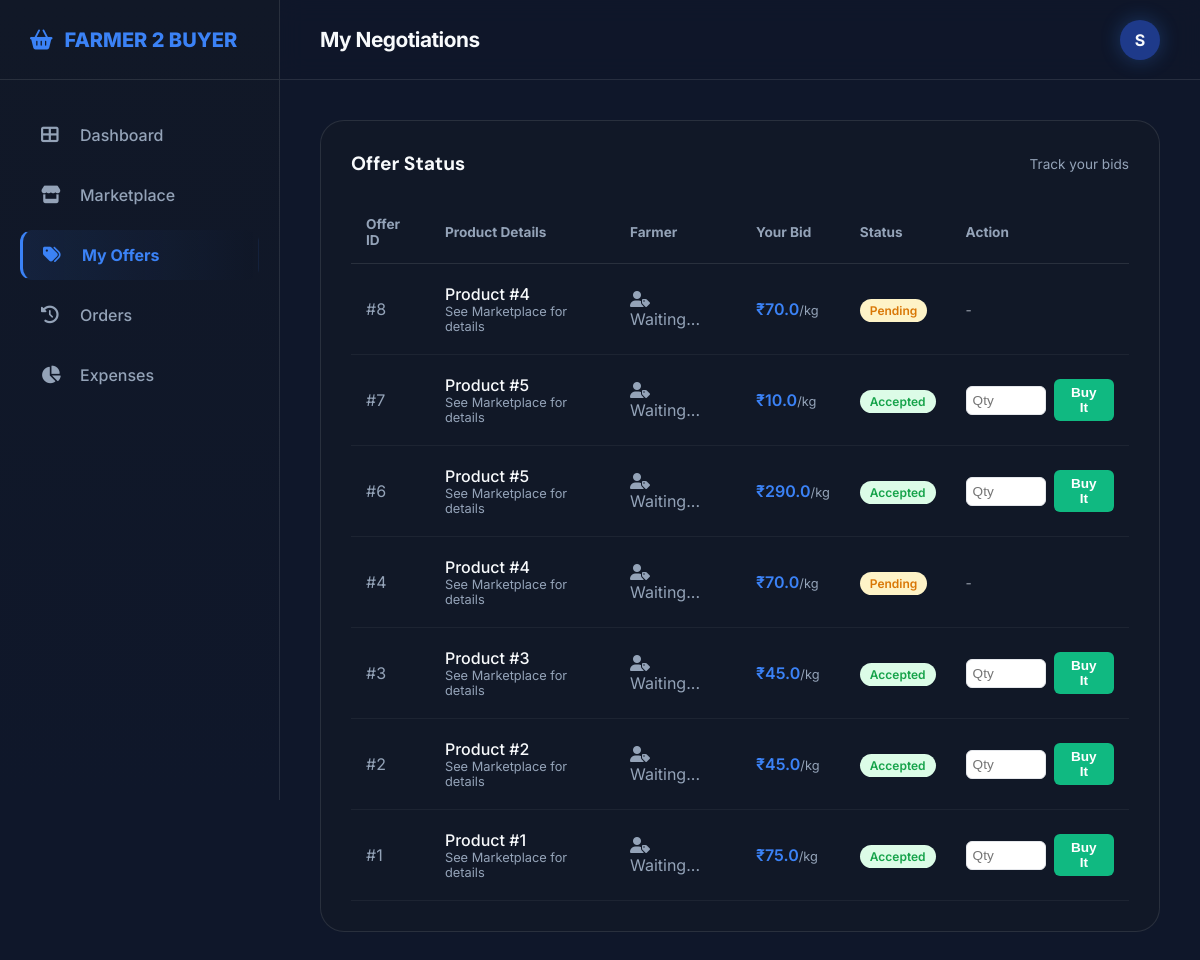
The page /buyer/offers (signed in) on the database its author committed.
### app/models.py (models this page shows)
class Offer(db.Model):
    id = db.Column(db.Integer, primary_key=True)
    product_id = db.Column(db.Integer, db.ForeignKey('product.id'))
    buyer_id = db.Column(db.Integer, db.ForeignKey('user.id'))
    offer_price = db.Column(db.Float, nullable=False)
    status = db.Column(db.String(20), default='Pending') # Pending, Accepted, Rejected
    buyer = db.relationship('User', foreign_keys=[buyer_id])
    product = db.relationship('Product', foreign_keys=[product_id])

### app/routes/buyer.py (the view)
@buyer_bp.route('/offers')
def offers():
    if session.get('role') != 'buyer': return redirect(url_for('buyer.login'))
    my_offers = Offer.query.filter_by(buyer_id=session['user_id']).order_by(Offer.id.desc()).all()
    return render_template('buyer/offers.html', offers=my_offers)

### app/templates/buyer/offers.html (shortened to what this page needs)
{% extends 'base.html' %}
{% block content %}
<link rel="stylesheet" href="{{ url_for('static', filename='css/buyer_dashboard.css') }}">
<div class="dashboard-wrapper">
    <aside class="buyer-sidebar">
        <div class="brand-section">
            <i class="fas fa-shopping-basket"></i> FARMER 2 BUYER
        </div>
        <nav class="sidebar-menu">
            <a href="{{ url_for('buyer.dashboard') }}" class="menu-item">
                <i class="fas fa-th-large"></i> Dashboard
            </a>
            <a href="{{ url_for('buyer.marketplace') }}" class="menu-item">
                <i class="fas fa-store"></i> Marketplace
            </a>
            <a href="{{ url_for('buyer.offers') }}" class="menu-item active">
                <i class="fas fa-tags"></i> My Offers
            </a>
            <a href="{{ url_for('buyer.history') }}" class="menu-item">
                <i class="fas fa-history"></i> Orders
            </a>
            <a href="{{ url_for('buyer.analytics') }}" class="menu-item">
                <i class="fas fa-chart-pie"></i> Expenses
            </a>
        </nav>
    </aside>
    <main class="main-area">
        <header class="top-bar">
            <div class="page-title">My Negotiations</div>
            <div class="user-snippet">
                <div class="user-avatar-circle">
                    {{ session['username'][0]|upper }}
                </div>
            </div>
        </header>
        <div class="content-pad">
            <div class="dash-card">
                <div class="card-header">
                    <h3 class="card-title">Offer Status</h3>
                    <span style="font-size: 0.85rem; color: var(--text-secondary);">Track your bids</span>
                </div>
                <div class="table-responsive">
                    {% if offers %}
                    <table class="txn-table">
                        <thead>
                            <tr>
                                <th>Offer ID</th>
                                <th>Product Details</th>
                                <th>Farmer</th>
                                <th>Your Bid</th>
                                <th>Status</th>
                                <th>Action</th>
                            </tr>
                        </thead>
                        <tbody>
                            {% for offer in offers %}
                            <tr>
                                <td style="color: var(--text-secondary);">#{{ offer.id }}</td>
                                <td>
                                    <div style="font-weight: 500;">Product #{{ offer.product_id }}</div>
                                    <div style="font-size: 0.8rem; color: var(--text-secondary);">See Marketplace for
                                        details</div>
                                </td>
                                <td style="color: var(--text-secondary);">
                                    <i class="fas fa-user-tag" style="margin-right: 5px;"></i> Waiting...
                                </td>
                                <td style="font-weight: 600; color: var(--buyer-accent);">₹{{ offer.offer_price }}<span
                                        style="font-size: 0.8rem; color: var(--text-secondary); font-weight: normal;">/kg</span>
                                </td>
                                <td>
                                    {% if offer.status == 'Accepted' %}
                                    <span
                                        style="background: #dcfce7; color: #16a34a; padding: 4px 10px; border-radius: 12px; font-size: 0.75rem; font-weight: 600;">Accepted</span>
                                    {% elif offer.status == 'Rejected' %}
                                    <span
                                        style="background: #fee2e2; color: #ef4444; padding: 4px 10px; border-radius: 12px; font-size: 0.75rem; font-weight: 600;">Rejected</span>
                                    {% else %}
                                    <span
                                        style="background: #fef3c7; color: #d97706; padding: 4px 10px; border-radius: 12px; font-size: 0.75rem; font-weight: 600;">Pending</span>
                                    {% endif %}
                                </td>
                                <td>
                                    {% if offer.status == 'Accepted' %}
                                    <form action="{{ url_for('buyer.buy_offer', offer_id=offer.id) }}" method="POST"
                                        style="display: flex; gap: 8px; align-items: center;">
                                        <input type="number" name="quantity" placeholder="Qty" required min="30"
                                            style="width: 80px; padding: 6px; border: 1px solid #e5e7eb; border-radius: 6px; font-size: 0.85rem;">
                                        <button type="submit"
                                            style="background: #10b981; color: white; border: none; padding: 6px 12px; border-radius: 6px; font-size: 0.85rem; font-weight: 600; cursor: pointer;">
                                            Buy It
                                        </button>
                                    </form>
                                    {% else %}
                                    <span style="color: #9ca3af; font-size: 0.85rem;">-</span>
                                    {% endif %}
                                </td>
                            </tr>
                            {% endfor %}
                        </tbody>
                    </table>
                    {% endif %}
                </div>
            </div>
        </div>
    </main>
</div>
{% endblock %}

### app/static/css/style.css (style rules this page uses)
:root { --primary: #2563eb; --success: #10b981; --warning: #f59e0b; --danger: #ef4444; --slate-900: #0f172a; --slate-600: #475569; --slate-100: #f1f5f9; }
body { font-family: 'Inter', system-ui, sans-serif; background-color: #f8fafc; margin: 0; padding: 0; color: var(--slate-900); -webkit-font-smoothing: antialiased; }
h1, h2, h3, h4, .nav-left { font-family: 'DM Sans', sans-serif; }
header { background: rgba(255, 255, 255, 0.8); backdrop-filter: blur(12px); border-bottom: 1px solid rgba(0, 0, 0, 0.05); padding: 1rem 0; position: sticky; top: 0; z-index: 1000; }
input, select, textarea { width: 100%; padding: 12px 16px; border: 1.5px solid #e2e8f0; border-radius: 12px; outline: none; transition: all 0.3s; }

### app/static/css/buyer_dashboard.css (style rules this page uses)
:root { --cobalt-primary: #1e3a8a; --cobalt-dark: #0f172a; --cobalt-light: #3b82f6; --text-main: #f8fafc; --text-slate: #94a3b8; --glass-bg: rgba(255, 255, 255, 0.03); --glass-border: rgba(255, 255, 255, 0.1); --neon-glow: 0 0 20px rgba(59, 130, 246, 0.3); --buyer-primary: var(--cobalt-light); --buyer-accent: var(--cobalt-light); --text-primary: var(--text-main); --text-secondary: var(--text-slate); }
* { margin: 0; padding: 0; box-sizing: border-box; }
body { background-color: var(--cobalt-dark); color: var(--text-main); font-family: 'Inter', 'DM Sans', sans-serif; overflow-x: hidden; }
.dashboard-wrapper { display: flex; min-height: 100vh; }
.buyer-sidebar { width: 280px; background: linear-gradient(180deg, #111827 0%, #0f172a 100%); border-right: 1px solid var(--glass-border); position: fixed; height: 100vh; display: flex; flex-direction: column; z-index: 100; }
.brand-section { height: 80px; display: flex; align-items: center; padding: 0 30px; font-size: 1.25rem; font-weight: 800; color: var(--cobalt-light); gap: 12px; border-bottom: 1px solid var(--glass-border); }
.sidebar-menu { padding: 30px 20px; flex-grow: 1; }
.menu-item { display: flex; align-items: center; padding: 14px 20px; color: var(--text-slate); text-decoration: none; border-radius: 12px; margin-bottom: 10px; transition: all 0.3s cubic-bezier(0.4, 0, 0.2, 1); font-weight: 500; border: 1px solid transparent; }
.menu-item i { width: 24px; font-size: 1.1rem; margin-right: 15px; }
.menu-item.active { background: linear-gradient(90deg, rgba(59, 130, 246, 0.1) 0%, transparent 100%); color: var(--cobalt-light); border-left: 3px solid var(--cobalt-light); font-weight: 700; }
.main-area { margin-left: 280px; flex: 1; min-width: 0; }
.top-bar { height: 80px; background: rgba(15, 23, 42, 0.8); backdrop-filter: blur(12px); display: flex; justify-content: space-between; align-items: center; padding: 0 40px; position: sticky; top: 0; z-index: 90; border-bottom: 1px solid var(--glass-border); }
.page-title { font-size: 1.3rem; font-weight: 700; letter-spacing: -0.5px; }
.user-snippet { display: flex; align-items: center; gap: 15px; }
.user-avatar-circle { width: 40px; height: 40px; background: var(--cobalt-primary); border-radius: 50%; display: flex; align-items: center; justify-content: center; font-weight: 700; box-shadow: var(--neon-glow); }
.content-pad { padding: 40px; max-width: 1400px; margin: 0 auto; }
.dash-card { background: #111827; border: 1px solid var(--glass-border); border-radius: 24px; padding: 30px; }
.card-header { display: flex; justify-content: space-between; align-items: center; margin-bottom: 25px; }
.card-title { font-size: 1.2rem; font-weight: 700; }
.txn-table { width: 100%; border-collapse: collapse; }
.txn-table th { text-align: left; padding: 15px; color: var(--text-slate); font-size: 0.85rem; border-bottom: 1px solid var(--glass-border); }
.txn-table td { padding: 20px 15px; border-bottom: 1px solid rgba(255, 255, 255, 0.05); }

### app/templates/base.html (style rules this page uses)
body.no-navbar { padding-top: 0; }

### rows shown on the page
Offer: id "8", product_id "4", offer_price "70.0", status "Pending"
Offer: id "7", product_id "5", offer_price "10.0", status "Accepted"
Offer: id "6", product_id "5", offer_price "290.0", status "Accepted"
Offer: id "4", product_id "4", offer_price "70.0", status "Pending"
Offer: id "3", product_id "3", offer_price "45.0", status "Accepted"
Offer: id "2", product_id "2", offer_price "45.0", status "Accepted"
Offer: id "1", product_id "1", offer_price "75.0", status "Accepted"

### other values the page prints
{{ session['username'][0]|upper }} "S"
